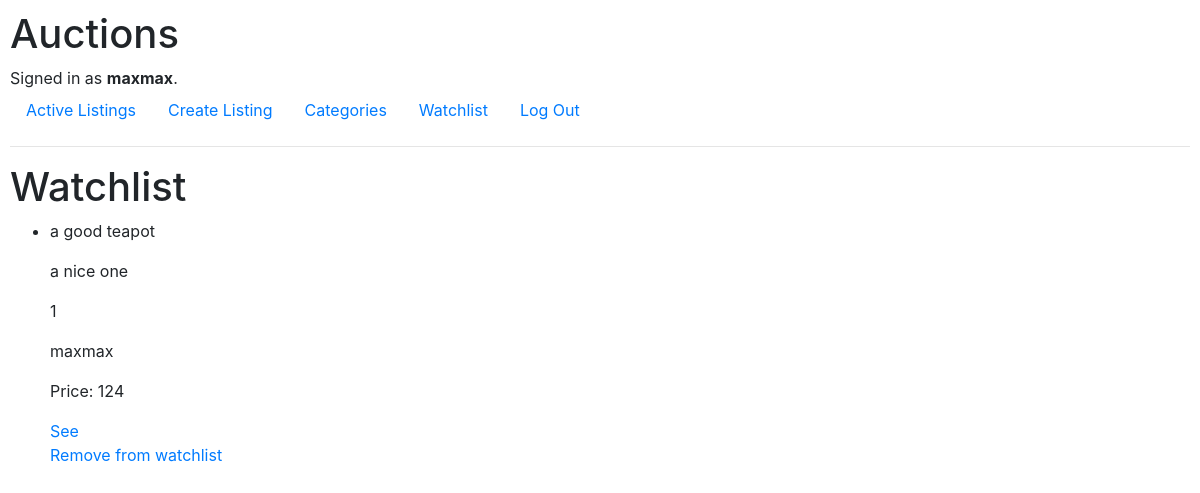
Screenshot of /watchlist (signed in) with the database file from the repository.
### auctions/models.py (models this page shows, shortened)
class User(AbstractUser):
    watchlist = models.ManyToManyField('Listing', blank=True, related_name="users_watching")

class Listing(models.Model):
    title = models.CharField(max_length=64)
    description = models.CharField(max_length=1000)
    starting_price = models.IntegerField(validators=[
        MinValueValidator(1)
    ])
    photo = models.CharField(max_length=1000)
    category = models.ForeignKey(Category, on_delete=models.SET_NULL, related_name="listings", null=True, blank=True)
    owner = models.ForeignKey(User,related_name="listings", on_delete=models.CASCADE)
    active = models.BooleanField(default=True)
    datetime = models.DateTimeField(default=datetime(2021, 9, 12))
    def highest_bid(self):
        return self.bids.order_by("-value").first()

class Bid(models.Model):
    value = models.IntegerField()
    user = models.ForeignKey(User, on_delete=models.CASCADE, related_name="bids")
    listing = models.ForeignKey(Listing, on_delete=models.CASCADE, related_name="bids")

### auctions/views.py (the view)
# urls.py: path("watchlist", views.watchlist, name="watchlist"),
@login_required
def watchlist(request):
    return render(request, "auctions/watchlist.html",{
        "listings": request.user.watchlist.all()
    })

### auctions/templates/auctions/watchlist.html
{% extends "auctions/layout.html" %}
{% block body %}
    <h1>Watchlist</h1>
    <ul>
        {% for listing in listings %}
            {% include "auctions/listing_info.html" %}
            <a href="{% url 'unwatch' listing.id %}?next={{request.get_full_path}}">Remove from watchlist</a>
        {% empty %}
            <li>No listings were added yet.</li>
        {% endfor %}
    </ul>
{% endblock %}

### auctions/templates/auctions/layout.html (shortened to what this page needs)
{% load static %}
<!DOCTYPE html>
<html lang="en">
    <head>
        <link rel="stylesheet" href="https://stackpath.bootstrapcdn.com/bootstrap/4.4.1/css/bootstrap.min.css">
        <link href="{% static 'auctions/styles.css' %}" rel="stylesheet">
    </head>
    <body>
        <h1>Auctions</h1>
        <div>
            {% if user.is_authenticated %}
                Signed in as <strong>{{ user.username }}</strong>.
            {% else %}
                Not signed in.
            {% endif %}
        </div>
        <ul class="nav">
            <li class="nav-item">
                <a class="nav-link" href="{% url 'index' %}">Active Listings</a>
            </li>
            <li class="nav-item">
                <a class="nav-link" href="{% url 'new_listing' %}">Create Listing</a>
            </li>
            <li class="nav-item">
                <a class="nav-link" href="{% url 'categories' %}">Categories</a>
            </li>
            <li class="nav-item">
                <a class="nav-link" href="{% url 'watchlist' %}">Watchlist</a>
            </li>
            {% if user.is_authenticated %}
                <li class="nav-item">
                    <a class="nav-link" href="{% url 'logout' %}">Log Out</a>
                </li>
            {% endif %}
        </ul>
        <hr>
        {% block body %}
        {% endblock %}
    </body>
</html>

### auctions/templates/auctions/listing_info.html (shortened to what this page needs)
<li>
    <p>{{ listing.title }}</p>
    <p>{{ listing.description }}</p>
    <p>{{ listing.photo }}</p>
    <p>{{ listing.owner.username }}</p>
    <p>Price:
        {% if listing.highest_bid %}
            {{ listing.highest_bid.value }}
        {% else %}
            {{ listing.starting_price }}
        {% endif %}
    </p>
    <a href="{% url 'listing' listing.id %}">See</a>
</li>

### auctions/static/auctions/styles.css (style rules this page uses)
body { padding: 10px; }

### rows the page displays
User: username "maxmax"
Listing: title "a good teapot", description "a nice one", photo "1", owner.username "maxmax", highest_bid.value "124"
